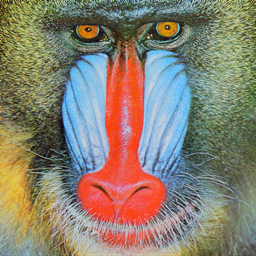
#> input picture Imaging2/Mandrill.bmp, 256 x 256 px
$ python plot.py
#> lines starting #> are read from the running program, lines starting #| are printed output that depends on the picture
import numpy as np
import matplotlib.pyplot as plt
from matplotlib import cm
from PIL import Image

class ImagePlot:
    def __init__(self):
        pass

    def plot2d(self):
        imagePath = 'Mandrill.bmp'
        image = Image.open(imagePath).convert('L')
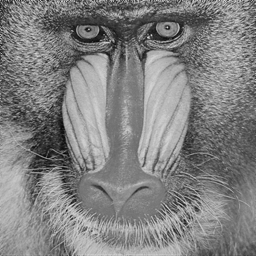
#> image: PIL image 256x256 L; min 2, max 220, mean 129.4
        img = np.array(image)

        print('plotting')
        plt.figure(figsize=(6, 6))
        plt.imshow(img, cmap='gray')
        plt.title('2D Representation')
        plt.axis('off')  # Hide the axes
        print('about to show')
        plt.show()

    def plot3d(self):
        imagePath = 'Mandrill.bmp'
        image = Image.open(imagePath).convert('L')
        img = np.array(image)

        fig = plt.figure(figsize=(8, 6))
        ax = fig.add_subplot(111, projection='3d')

        # Create grid
        x = np.linspace(0, img.shape[1]-1, img.shape[1])
#> x = 256 values from 0 to 255
        y = np.linspace(0, img.shape[0]-1, img.shape[0])
#> y = 256 values from 0 to 255
        x, y = np.meshgrid(x, y)

        # Plot surface
        surf = ax.plot_surface(x, y, img, cmap=cm.gray, linewidth=0, antialiased=False)
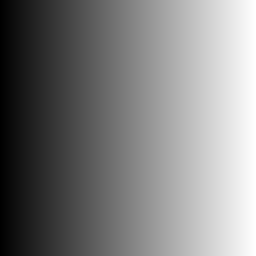
#> x: shape (256, 256) float64; min 0, max 255, mean 127.5
        ax.set_title('3D Representation')
        ax.set_zlim(0, 255)
        ax.view_init(60, 35)  # Adjust viewing angle for better visualization
        plt.show()
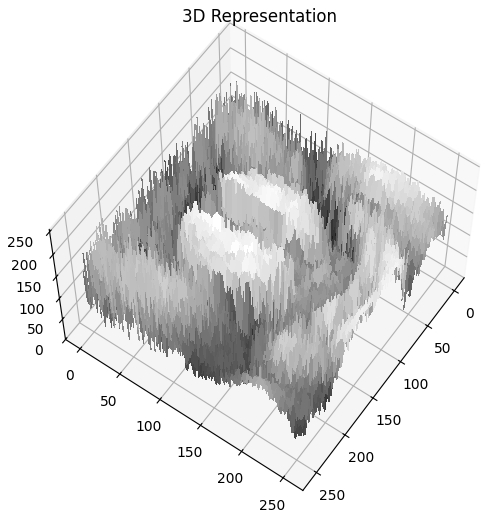
#> figure drawn by matplotlib, 1 panel


pl = ImagePlot()
pl.plot2d()
pl.plot3d()

# [27 lines of commented-out code are left out]
